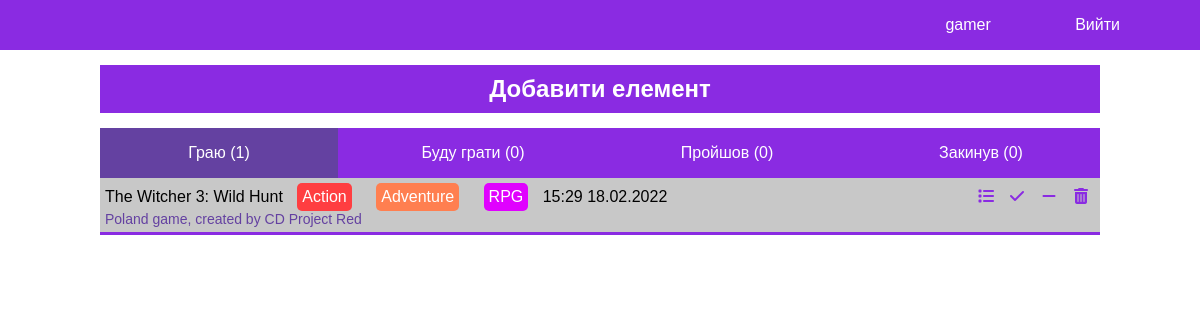
Screenshot of / (signed in) with the database file from the repository.
### app/models.py (models this page shows, shortened)
class Item(models.Model):
    name = models.CharField(max_length=100, blank=False)
    desc = models.TextField(max_length=350, blank=True)
    genre = models.ManyToManyField(Genre, related_name='items')
    status = models.CharField(choices=STATUS_CHOISES, max_length=50, default=STATUS_CHOISES[0])
    profile = models.ForeignKey('Profile', on_delete=models.CASCADE)
    created = models.DateTimeField(auto_now_add=True)
    def get_genre(self):
        return self.genre.all()
    class Meta:
        verbose_name = 'Елемент'
        verbose_name_plural = 'Елементи'
        ordering = ['name']

class Genre(models.Model):
    name = models.CharField(max_length=50, blank=False)
    def __str__(self) -> str:
        return self.name
    class Meta:
        verbose_name = 'Жанр'
        verbose_name_plural = 'Жанри'
        ordering = ['name']

### gameorg/views.py (the view)
# urls.py: path('', HomeView.as_view(), name='home'),
class HomeView(ItemsMixin, View):
    status = 'PLAY'
    template = 'main/home.html'

### templates/main/home.html (shortened to what this page needs)
{% extends 'base.html' %}
{% block content %}
<main>
    <h2 onclick="myToggle()">Добавити елемент</h2>
    <div class="items">
        <div class="actions">
            <ul>
                <li class="{% if request.path == '/' %}active{% endif %}">
                    <a href="{% url 'home' %}">Граю ({{play_count}})</a>
                </li>
                <li class="{% if request.path == '/will-play/' %}active{% endif %}">
                    <a href="{% url 'will-play' %}">Буду грати ({{will_count}})</a>
                </li>
                <li class="{% if request.path == '/ended/' %}active{% endif %}">
                    <a href="{% url 'ended' %}">Пройшов ({{ended_count}})</a>
                </li>
                <li class="{% if request.path == '/drop/' %}active{% endif %}">
                    <a href="{% url 'drop' %}">Закинув ({{drop_count}})</a>
                </li>
            </ul>
        </div>
        {% for item in items %}
            <div class="item">
                <p>{{item.name}}</p>
                {% for genre in item.get_genre %}
                    <p class="genre {{genre.name}}">{{genre.name}}</p>
                {% endfor %}
                <p class="date">{{item.created|date:"G:i d.m.Y"}}</p>
                <div class="desc">
                    {{item.desc}}
                </div>
                <div class="actions-item">
                    {% if status == "PLAY"%}
                        <ul>
                            <li><a href="{% url 'add-will' item.id %}"><i class="fa-solid fa-list"></i></a></li>
                            <li><a href="{% url 'add-ended' item.id %}"><i class="fa-solid fa-check"></i></a></li>
                            <li><a href="{% url 'add-drop' item.id %}"><i class="fa-solid fa-minus"></i></a></li>
                            <li><a href="{% url 'del-item' item.id %}"><i class="fa-solid fa-trash-can"></i></a></li>
                        </ul>
                    {% endif %}
                </div>
            </div>
        {% endfor %}
    </div>
</main>
{% endblock content %}

### templates/base.html (shortened to what this page needs)
{% load static %}
<!DOCTYPE html>
<html lang="en">
<head>
    <link href="{% static 'fontawesomefree/css/all.min.css' %}" rel="stylesheet" type="text/css">
    <link href="{% static 'style.css' %}" rel="stylesheet">
</head>
<body>
    <header>
        {% if request.user.is_authenticated %}
            <p>{{request.user.username}}</p>
            <a href="{% url 'logout' %}">Bийти</a>
        {% else %}
            <a href="{% url 'login' %}">Увійти</a>
            <a href="{% url 'register' %}">Зареєструватись</a>
        {% endif %}
    </header>
    {% block content %}
    {% endblock content %}
</body>
</html>

### static/style.css (style rules this page uses)
* { margin: 0; padding: 0; font-family: 'Arial'; box-sizing: border-box; }
a { color: blueviolet; }
i { font-family: 'Font Awesome 5 Free' !important; }
.active { background-color: #6441A1; }
h2 { color: #fff; background-color: blueviolet; width: 100%; cursor: pointer; text-align: center; padding: 10px 0; margin: 15px 0; }
ul { list-style-type: none; column-count: 4; }
header { height: 50px; line-height: 50px; background-color: blueviolet; color: #fff; text-align: right; }
header p, header a { display: inline-block; padding-right: 80px; }
header a { color: #fff; text-decoration: none; }
main { padding: 0 100px; }
.item { position: relative; padding: 5px; background-color: #C8C8C8; border-bottom: 3px solid blueviolet; }
.item p { display: inline-block; }
.item .desc { color: #6441A1; font-size: 14px; }
.item .date { text-align: right; }
.genre { padding: 5px; margin: 0 10px; border-radius: 5px; color: #fff; }
.actions { background-color: blueviolet; height: 50px; line-height: 50px; }
.actions li { text-align: center; }
.actions li a { color: #fff; text-decoration: none; }
.actions-item { display: inline-block; position: absolute; right: 10px; top: 10px; }
.Action { background-color: #FF3E41; }
.Adventure { background-color: coral; }
.RPG { background-color: #E001FF; }

### rows the page displays
Item: name "The Witcher 3: Wild Hunt", created "15:29 18.02.2022", desc "Poland game, created by CD Project Red"
Genre: name "Action"
Genre: name "Adventure"
Genre: name "RPG"

### other values shown
{{ request.user.username }} "gamer"
{{ play_count }} "1"
{{ will_count }} "0"
{{ ended_count }} "0"
{{ drop_count }} "0"
